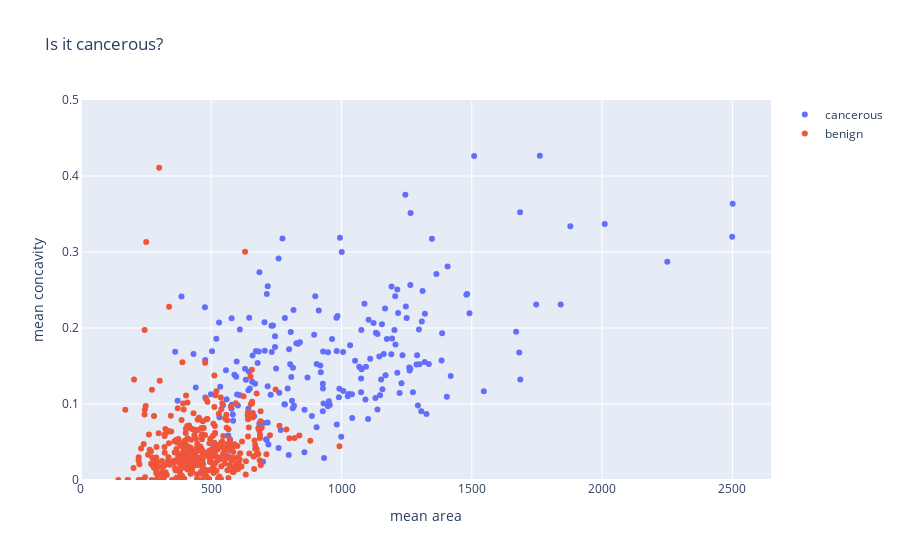

The notebook cell this image was saved under:
### Code cell
import plotly.graph_objects as go
layout = go.Layout(xaxis = {'title': 'mean area'}, 
                   yaxis = {'title': 'mean concavity', 'range': [0, .5]}, 
                   title = 'Is it cancerous?')
scatter_cancerous = go.Scatter(x=cancerous_df['mean_area'], y=cancerous_df['mean_concavity'], 
                     marker=dict(colorscale='Viridis'), 
                     mode='markers', name = 'cancerous')
scatter_benign = go.Scatter(x=benign_df['mean_area'], y=benign_df['mean_concavity'], 
                     marker=dict(colorscale='Viridis'), 
                     mode='markers', name = 'benign')
go.Figure([scatter_cancerous, scatter_benign], layout = layout)

### Figure 1 — Plotly figure (JSON) as saved in the notebook; plotly's stock layout.template omitted (floating-point values rounded to 4 significant figures; data arrays with more than 128 entries replaced by an {"elided": "..."} marker saying what was removed)
{"data": [{"marker": {"colorscale": [[0, "#440154"], [0.1111, "#482878"], [0.2222, "#3e4989"], [0.3333, "#31688e"], [0.4444, "#26828e"], [0.5556, "#1f9e89"], [0.6667, "#35b779"], [0.7778, "#6ece58"], [0.8889, "#b5de2b"], [1, "#fde725"]]}, "mode": "markers", "name": "cancerous", "type": "scatter", "x": {"elided": "212 float values"}, "y": {"elided": "212 float values"}}, {"marker": {"colorscale": [[0, "#440154"], [0.1111, "#482878"], [0.2222, "#3e4989"], [0.3333, "#31688e"], [0.4444, "#26828e"], [0.5556, "#1f9e89"], [0.6667, "#35b779"], [0.7778, "#6ece58"], [0.8889, "#b5de2b"], [1, "#fde725"]]}, "mode": "markers", "name": "benign", "type": "scatter", "x": {"elided": "357 float values"}, "y": {"elided": "357 float values"}}], "layout": {"autosize": true, "title": {"text": "Is it cancerous?"}, "xaxis": {"autorange": true, "range": [-3.967, 2648.0], "title": {"text": "mean area"}, "type": "linear"}, "yaxis": {"range": [0, 0.5], "title": {"text": "mean concavity"}, "type": "linear"}}}
